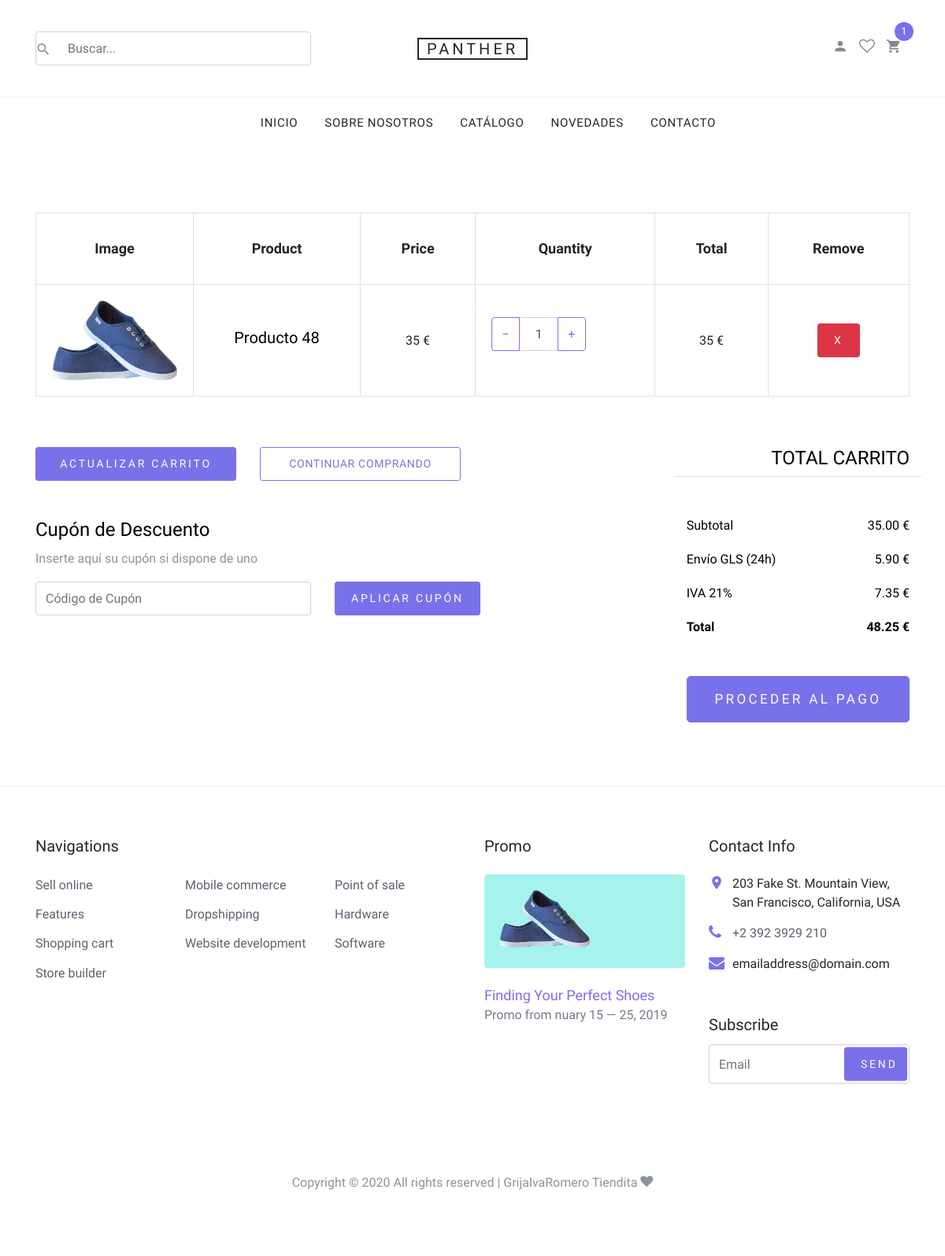
/cart.php?id=49, run on the app's committed database.
### tables this page shows
CREATE TABLE `productos` (
  `id` int(11) NOT NULL,
  `nombre` varchar(300) NOT NULL,
  `descripcion` text NOT NULL,
  `precio` double NOT NULL,
  `imagen` varchar(200) NOT NULL,
  `inventario` int(11) NOT NULL,
  `id_categoria` int(11) NOT NULL,
  `talla` varchar(100) NOT NULL,
  `color` varchar(100) NOT NULL
);

### cart.php (the view, shortened to what this page needs)
<?php
include './php/conexion.php';
if (isset($_SESSION['carrito'])) {
  if (isset($_GET['id'])) {
    $arreglo = $_SESSION['carrito'];
    $encontro = false;
    $numero = 0;
    for ($i = 0; $i < count($arreglo); $i++) {
      if ($arreglo[$i]['Id'] == $_GET['id']) {
        $encontro = true;
        $numero = $i;
      }
    }
    if ($encontro == true) {
      $arreglo[$numero]['Cantidad'] = $arreglo[$numero]['Cantidad'] + 1;
      $_SESSION['carrito'] = $arreglo;
    } else {
      $nombre = "";
      $precio = "";
      $imagen = "";
      $res = $conexion->query('select * from productos where id=' . $_GET['id']) or die($conexion->error);
      $fila = mysqli_fetch_row($res);
      $nombre = $fila[1];
      $precio = $fila[3];
      $imagen = $fila[4];
      $arregloNuevo = array(
        'Id' => $_GET['id'],
        'Nombre' => $nombre,
        'Precio' => $precio,
        'Imagen' => $imagen,
        'Cantidad' => 1
      );
      array_push($arreglo, $arregloNuevo);
      $_SESSION['carrito'] = $arreglo;
    }
  }
} else {
  if (isset($_GET['id'])) {
    $res = $conexion->query('select * from productos where id=' . $_GET['id']) or die($conexion->error);
  }
}
?>
<!DOCTYPE html>
<html lang="en">
<head>
  <link rel="stylesheet" href="fonts/icomoon/style.css">
  <link rel="stylesheet" href="css/bootstrap.min.css">
  <link rel="stylesheet" href="css/magnific-popup.css">
  <link rel="stylesheet" href="css/jquery-ui.css">
  <link rel="stylesheet" href="css/owl.carousel.min.css">
  <link rel="stylesheet" href="css/owl.theme.default.min.css">
  <link rel="stylesheet" href="css/aos.css">
  <link rel="stylesheet" href="css/style.css">
</head>
<body>
  <div class="site-wrap">
    <?php include("./layouts/header.php"); ?>
    <div class="site-section">
      <div class="container">
        <div class="row mb-5">
          <form class="col-md-12" method="post">
            <div class="site-blocks-table">
              <table class="table table-bordered">
                <thead>
                  <tr>
                    <th class="product-thumbnail">Image</th>
                    <th class="product-name">Product</th>
                    <th class="product-price">Price</th>
                    <th class="product-quantity">Quantity</th>
                    <th class="product-total">Total</th>
                    <th class="product-remove">Remove</th>
                  </tr>
                </thead>
                <tbody>
                  <?php
                  $subtotal = 0;
                  $envio = 5.90;
                  $format_subtotal = 0;
                  $format_envio = 0;
                  $format_iva = 0;
                  $format_total = 0;
                  if (isset($_SESSION['carrito'])) {
                    $arregloCarrito = $_SESSION['carrito'];
                    for ($i = 0; $i < count($arregloCarrito); $i++) {
                      $subtotal = $subtotal + ($arregloCarrito[$i]['Precio'] * $arregloCarrito[$i]['Cantidad']);
                      $iva = $subtotal * 0.21;
                      $total = ($subtotal) + ($envio) + ($iva);
                      $format_subtotal = number_format($subtotal, 2);
                      $format_envio = number_format($envio, 2);
                      $format_iva = number_format($iva, 2);
                      $format_total = number_format($total, 2);
                  ?>
                      <tr>
                        <td class="product-thumbnail">
                          <img src="images/<?php echo $arregloCarrito[$i]['Imagen']; ?>" alt="Image" class="img-fluid">
                        </td>
                        <td class="product-name">
                          <h2 class="h5 text-black"><?php echo $arregloCarrito[$i]['Nombre']; ?></h2>
                        </td>
                        <td><?php echo $arregloCarrito[$i]['Precio']; ?> €</td>
                        <td>
                          <div class="input-group mb-3" style="max-width: 120px;">
                            <div class="input-group-prepend">
                              <button class="btn btn-outline-primary js-btn-minus btnIncrementar" type="button">&minus;</button>
                            </div>
                            <input type="text" class="form-control text-center txtCantidad" data-precio="<?php echo $arregloCarrito[$i]['Precio']; ?>" data-id="<?php echo $arregloCarrito[$i]['Id']; ?>" value="<?php echo $arregloCarrito[$i]['Cantidad']; ?>" placeholder="" aria-label="Example text with button addon" aria-describedby="button-addon1">
                            <div class="input-group-append">
                              <button class="btn btn-outline-primary js-btn-plus btnIncrementar" type="button">&plus;</button>
                            </div>
                          </div>
                        </td>
                        <td class="cant<?php echo $arregloCarrito[$i]['Id']; ?>">
                          <?php echo $arregloCarrito[$i]['Precio'] * $arregloCarrito[$i]['Cantidad']; ?> €</td>
                        <td><a href="#" class="btn btn-primary btn-sm btn-danger btnEliminar" data-id="<?php echo $arregloCarrito[$i]['Id']; ?>">X</a></td>
                      </tr>
                  <?php }
                  } ?>
                </tbody>
              </table>
            </div>
          </form>
        </div>
        <div class="row">
          <div class="col-md-6">
            <div class="row mb-5">
              <div class="col-md-6 mb-3 mb-md-0">
                <button onclick="location.reload()" class="btn btn-primary btn-sm btn-block">Actualizar Carrito</button>
              </div>
              <div class="col-md-6">
                <button onclick="history.back();" class="btn btn-outline-primary btn-sm btn-block">Continuar Comprando</button>
              </div>
            </div>
            <div class="row">
              <div class="col-md-12">
                <label class="text-black h4" for="coupon">Cupón de Descuento</label>
                <p>Inserte aquí su cupón si dispone de uno</p>
              </div>
              <div class="col-md-8 mb-3 mb-md-0">
                <input type="text" class="form-control py-3" id="coupon" placeholder="Código de Cupón">
              </div>
              <div class="col-md-4">
                <button class="btn btn-primary btn-sm">Aplicar Cupón</button>
              </div>
            </div>
          </div>
          <div class="col-md-6 pl-5">
            <div class="row justify-content-end">
              <div class="col-md-7">
                <div class="row">
                  <div class="col-md-12 text-right border-bottom mb-5">
                    <h3 class="text-black h4 text-uppercase">Total Carrito</h3>
                  </div>
                </div>
                <div class="row mb-3">
                  <div class="col-md-6">
                    <span class="text-black">Subtotal</span>
                  </div>
                  <div class="col-md-6 text-right">
                    <strong class="text-black"><?php echo $format_subtotal; ?> €</strong>
                  </div>
                </div>
                <div class="row mb-3">
                  <div class="col-md-6">
                    <span class="text-black">Envío GLS (24h)</span>
                  </div>
                  <div class="col-md-6 text-right">
                    <strong class="text-black"><?php echo $format_envio; ?> €</strong>
                  </div>
                </div>
                <div class="row mb-3">
                  <div class="col-md-6">
                    <span class="text-black">IVA 21%</span>
                  </div>
                  <div class="col-md-6 text-right">
                    <strong class="text-black"><?php echo $format_iva; ?> €</strong>
                  </div>
                </div>
                <div class="row mb-5" style="font-weight: 600;">
                  <div class="col-md-6">
                    <span class="text-black">Total</span>
                  </div>
                  <div class="col-md-6 text-right">
                    <strong class="text-black"><?php echo $format_total; ?> €</strong>
                  </div>
                </div>
                <div class="row">
                  <div class="col-md-12">
                    <button class="btn btn-primary btn-lg py-3 btn-block" onclick="window.location='checkout.php'">Proceder al Pago</button>
                  </div>
                </div>
              </div>
            </div>
          </div>
        </div>
      </div>
    </div>
    <?php include("./layouts/footer.php"); ?>
  </div>
</body>
</html>

### css/style.css (style rules this page uses)
body { line-height: 1.7; color: #8c92a0; font-weight: 300; font-size: 16px; }
a { -webkit-transition: .3s all ease; -o-transition: .3s all ease; transition: .3s all ease; }
.text-black { color: #000; }
.site-wrap:before { -webkit-transition: .3s all ease-in-out; -o-transition: .3s all ease-in-out; transition: .3s all ease-in-out; background: rgba(0, 0, 0, 0.6); content: ""; position: absolute; z-index: 2000; top: 0; left: 0; right: 0; bottom: 0; opacity: 0; visibility: hidden; }
.btn { text-transform: uppercase; position: relative; -webkit-transition: 0.2s all ease-in-out !important; -o-transition: 0.2s all ease-in-out !important; transition: 0.2s all ease-in-out !important; top: 0; letter-spacing: .05em; }
.btn.btn-sm { font-size: 14px !important; padding: 10px 20px !important; }
.btn.btn-primary { font-size: 17px; font-weight: 300; letter-spacing: .2em; }
.form-control { height: 43px; }
.site-section { padding: 2.5em 0; }
@media (min-width: 768px) { .site-section { padding: 5em 0; } }
.site-blocks-table { overflow: auto; }
.site-blocks-table .product-thumbnail { width: 200px; }
.site-blocks-table thead th { padding: 30px; text-align: center; border-width: 1px !important; vertical-align: middle; color: #212529; font-size: 18px; }
.site-blocks-table td { padding: 20px; text-align: center; vertical-align: middle; color: #212529; }
.site-blocks-table tbody tr:first-child td { border-top: 1px solid #7971ea !important; }

### data on the page
productos: imagen (picture), nombre "Producto 48", precio "35", id_categoria "1"

### other printed values
count($_SESSION['carrito']) "1"
$format_subtotal "35.00"
$format_envio "5.90"
$format_iva "7.35"
$format_total "48.25"
